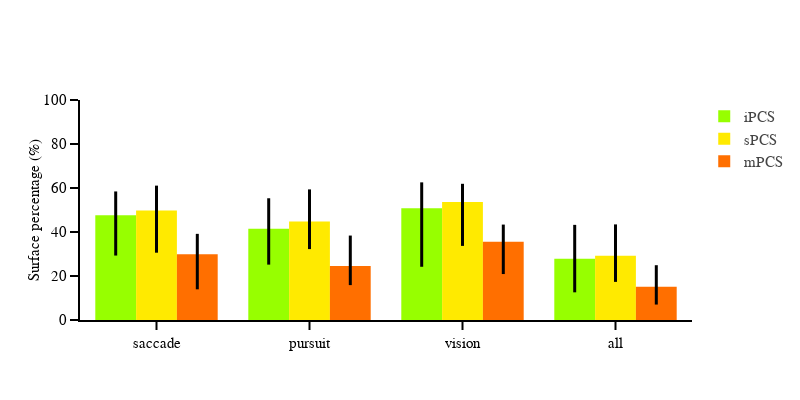

Notebook source saved alongside this figure:
### Markdown cell above
### plot

### Code cell
sub_rois =  ['iPCS', 'sPCS', 'mPCS']
fig = go.Figure()
for i, roi in enumerate(sub_rois):
    df_roi = group_rois_area_categorie_df.loc[group_rois_area_categorie_df['roi']==roi]
    fig.add_trace(go.Bar(
        x=df_roi['categorie'],
        y=df_roi['median'],
        name=roi,  
        marker=dict(color=roi_colors_dict[roi]), 
        error_y=dict(
            type='data',
            array=df_roi['ci_high'] - df_roi['median'], 
            arrayminus=df_roi['median'] - df_roi['ci_low'],  
            visible=True,
            thickness=3,
            width=0,
            color='black'
        ),
        showlegend=True
    ))
    
fig.update_xaxes(showline=True)
fig.update_yaxes(title='Surface percentage (%)', range=[0,100], showline=True)
fig.update_layout(template=fig_template, 
                  barmode='group', 
                  height=400, 
                  width=800)

fig.show()
fig.write_image("/Users/uriel/Downloads/Surface_percentage_4.pdf".format(subject))

### Figure 1 — Plotly figure (JSON) as saved in the notebook; plotly's stock layout.template omitted (floating-point values rounded to 4 significant figures)
{"data": [{"error_y": {"array": [10.78, 13.89, 11.71, 15.45], "arrayminus": [18.35, 16.28, 26.66, 15.22], "color": "black", "thickness": 3, "type": "data", "visible": true, "width": 0}, "marker": {"color": "rgb(151, 255, 0)"}, "name": "iPCS", "showlegend": true, "type": "bar", "x": ["saccade", "pursuit", "vision", "all"], "y": [47.65, 41.45, 50.85, 27.8]}, {"error_y": {"array": [11.33, 14.56, 8.257, 14.25], "arrayminus": [19.16, 12.57, 19.96, 11.87], "color": "black", "thickness": 3, "type": "data", "visible": true, "width": 0}, "marker": {"color": "rgb(255, 234, 0)"}, "name": "sPCS", "showlegend": true, "type": "bar", "x": ["saccade", "pursuit", "vision", "all"], "y": [49.75, 44.8, 53.65, 29.2]}, {"error_y": {"array": [9.258, 13.78, 7.773, 9.757], "arrayminus": [15.95, 8.74, 14.71, 8.127], "color": "black", "thickness": 3, "type": "data", "visible": true, "width": 0}, "marker": {"color": "rgb(255, 111, 0)"}, "name": "mPCS", "showlegend": true, "type": "bar", "x": ["saccade", "pursuit", "vision", "all"], "y": [29.9, 24.6, 35.6, 15.15]}], "layout": {"barmode": "group", "height": 400, "width": 800, "xaxis": {"autorange": true, "range": [-0.5, 3.5], "showline": true, "type": "category"}, "yaxis": {"range": [0, 100], "showline": true, "title": {"text": "Surface percentage (%)"}, "type": "linear"}}}
